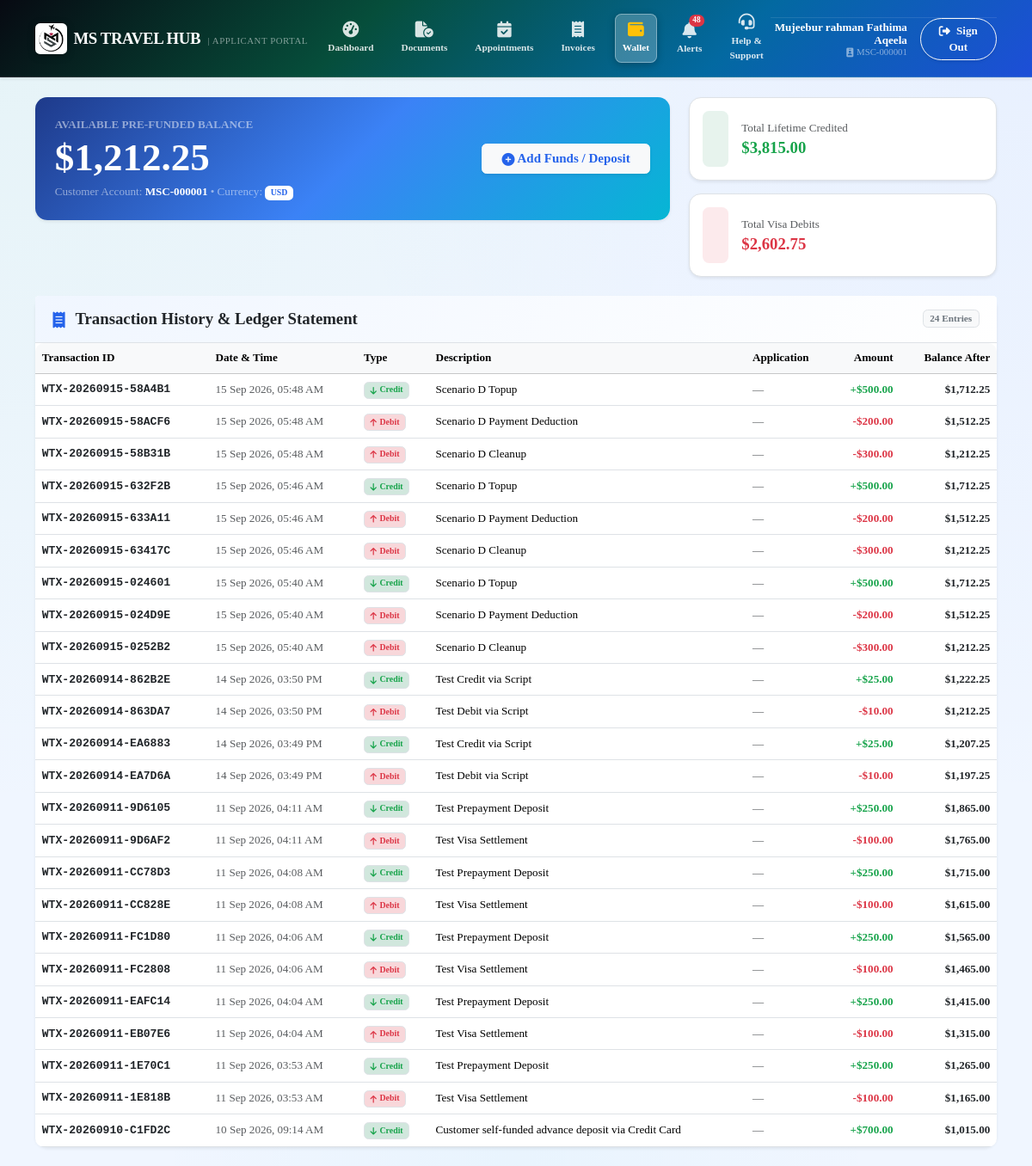
Screenshot of /portal/wallet (signed in) with the database file from the repository.
### tables this page shows
CREATE TABLE customer_wallets (
                id INTEGER PRIMARY KEY AUTOINCREMENT,
                customer_id INTEGER NOT NULL UNIQUE,
                currency TEXT DEFAULT 'USD',
                current_balance REAL DEFAULT 0.00,
                total_credited REAL DEFAULT 0.00,
                total_debited REAL DEFAULT 0.00,
                created_at DATETIME DEFAULT CURRENT_TIMESTAMP,
                updated_at DATETIME DEFAULT CURRENT_TIMESTAMP,
                FOREIGN KEY (customer_id) REFERENCES customers(id) ON DELETE CASCADE
            );

CREATE TABLE wallet_transactions (
                id INTEGER PRIMARY KEY AUTOINCREMENT,
                transaction_id TEXT NOT NULL UNIQUE,
                wallet_id INTEGER NOT NULL,
                customer_id INTEGER NOT NULL,
                transaction_type TEXT NOT NULL,
                amount REAL NOT NULL,
                balance_after REAL NOT NULL,
                description TEXT NOT NULL,
                payment_id INTEGER,
                application_id INTEGER,
                created_by INTEGER,
                created_at DATETIME DEFAULT CURRENT_TIMESTAMP, currency TEXT DEFAULT 'USD', original_amount REAL NULL, original_currency TEXT NULL, exchange_rate REAL DEFAULT 1.00, invoice_id INTEGER NULL, payment_method TEXT DEFAULT 'Bank Transfer', reference TEXT NULL, converted_amount REAL NULL, converted_currency TEXT NULL,
                FOREIGN KEY (wallet_id) REFERENCES customer_wallets(id) ON DELETE CASCADE,
                FOREIGN KEY (customer_id) REFERENCES customers(id) ON DELETE CASCADE
            );

### app/Controllers/PortalController.php (called while the page is built, shortened)
<?php
class PortalController
{
    public function wallet(): void
    {
        $customer = auth_customer();
        $customerId = (int)$customer['id'];
        $wallet = \App\Services\WalletService::getOrCreateWallet($customerId);
        $transactions = \App\Services\WalletService::getTransactions($customerId, 50);
        require_once dirname(__DIR__) . '/Views/portal/wallet.php';
    }
}

### app/Services/WalletService.php (called while the page is built, shortened)
<?php
class WalletService
{
    public static function getOrCreateWallet(int $customerId, string $currency = 'USD'): array
    {
        $pdo = Database::getConnection();
        $stmt = $pdo->prepare("SELECT * FROM customer_wallets WHERE customer_id = ? LIMIT 1");
        $stmt->execute([$customerId]);
        $wallet = $stmt->fetch(PDO::FETCH_ASSOC);
        return $wallet ?: [
            'id' => 0,
            'customer_id' => $customerId,
            'currency' => $currency,
            'current_balance' => 0.00,
            'total_credited' => 0.00,
            'total_debited' => 0.00
        ];
    }
    public static function getTransactions(int $customerId, int $limit = 50): array
    {
        $pdo = Database::getConnection();
        $stmt = $pdo->prepare("SELECT wt.*, a.application_number, u.name as created_by_name
            FROM wallet_transactions wt
            LEFT JOIN applications a ON wt.application_id = a.id
            LEFT JOIN users u ON wt.created_by = u.id
            WHERE wt.customer_id = ?
            ORDER BY wt.created_at DESC
            LIMIT ?");
        $stmt->bindValue(1, $customerId, PDO::PARAM_INT);
        $stmt->bindValue(2, $limit, PDO::PARAM_INT);
        $stmt->execute();
        return $stmt->fetchAll(PDO::FETCH_ASSOC);
    }
}

### app/autoload.php (called while the page is built, shortened)
<?php
function e(?string $string): string {
    return htmlspecialchars((string)($string ?? ''), ENT_QUOTES, 'UTF-8');
}
function auth_customer(): ?array {
    return $_SESSION['customer'] ?? null;
}
function format_currency(float $amount, string $currency = 'USD'): string {
    return '$' . number_format($amount, 2);
}
function format_datetime(?string $date): string {
    return date('d M Y, h:i A', strtotime($date));
}

### app/Views/portal/wallet.php (the view, shortened to what this page needs)
<!DOCTYPE html>
<html lang="en">
<head>
  <link href="https://cdn.jsdelivr.net/npm/bootstrap@5.3.3/dist/css/bootstrap.min.css" rel="stylesheet">
  <link href="https://cdnjs.cloudflare.com/ajax/libs/font-awesome/6.5.1/css/all.min.css" rel="stylesheet">
  <link rel="stylesheet" href="/assets/css/main.css?v=7.0.0">
</head>
<body class="app-body">
<?php require_once __DIR__ . '/navbar.php'; ?>
<div class="container py-4">
  <div class="row g-4 mb-4">
    <div class="col-lg-8">
      <div class="card card-enterprise shadow-sm p-4 border-0 text-white" style="background: linear-gradient(135deg, #1e3a8a 0%, #3b82f6 50%, #06b6d4 100%);">
        <div class="d-flex flex-wrap align-items-center justify-content-between gap-3">
          <div>
            <div class="text-white-50 small fw-semibold text-uppercase letter-spacing-1">Available Pre-funded Balance</div>
            <h1 class="display-5 fw-bold text-white mb-1"><?= format_currency((float)$wallet['current_balance']) ?></h1>
            <div class="text-white-50 small">Customer Account: <span class="text-white fw-bold"><?= e($customer['customer_code']) ?></span> &bull; Currency: <span class="badge bg-white text-primary fw-bold">USD</span></div>
          </div>
          <div class="d-flex flex-column gap-2">
            <button class="btn btn-light fw-bold text-primary px-4 py-2.5 shadow-sm" data-bs-toggle="modal" data-bs-target="#depositModal">
              <i class="fa-solid fa-plus-circle me-1.5"></i> Add Funds / Deposit
            </button>
          </div>
        </div>
      </div>
    </div>
    <div class="col-lg-4">
      <div class="row g-3 h-100">
        <div class="col-6 col-lg-12">
          <div class="card card-enterprise shadow-sm p-3 border">
            <div class="d-flex align-items-center gap-3">
              <div class="p-3 bg-success bg-opacity-10 text-success rounded-3 fs-4"><i class="fa-solid fa-arrow-down-left"></i></div>
              <div>
                <div class="text-muted small">Total Lifetime Credited</div>
                <h5 class="fw-bold text-success mb-0"><?= format_currency((float)$wallet['total_credited']) ?></h5>
              </div>
            </div>
          </div>
        </div>
        <div class="col-6 col-lg-12">
          <div class="card card-enterprise shadow-sm p-3 border">
            <div class="d-flex align-items-center gap-3">
              <div class="p-3 bg-danger bg-opacity-10 text-danger rounded-3 fs-4"><i class="fa-solid fa-arrow-up-right"></i></div>
              <div>
                <div class="text-muted small">Total Visa Debits</div>
                <h5 class="fw-bold text-danger mb-0"><?= format_currency((float)$wallet['total_debited']) ?></h5>
              </div>
            </div>
          </div>
        </div>
      </div>
    </div>
  </div>
  <div class="card card-enterprise shadow-sm border-0">
    <div class="card-header bg-white border-bottom py-3 d-flex align-items-center justify-content-between">
      <h5 class="fw-bold mb-0 text-dark"><i class="fa-solid fa-receipt text-primary me-2"></i> Transaction History &amp; Ledger Statement</h5>
      <span class="badge bg-light text-secondary border"><?= count($transactions) ?> Entries</span>
    </div>
    <div class="card-body p-0">
      <?php if (empty($transactions)): ?>
        <div class="text-center py-5 text-muted">
          <i class="fa-solid fa-wallet fa-3x mb-3 opacity-25"></i>
          <h5>No Wallet Transactions</h5>
          <p class="small">Your wallet activity, deposits, and visa processing fee debits will appear here.</p>
        </div>
      <?php else: ?>
        <div class="table-responsive">
          <table class="table table-hover align-middle mb-0 small">
            <thead class="table-light">
              <tr>
                <th>Transaction ID</th>
                <th>Date &amp; Time</th>
                <th>Type</th>
                <th>Description</th>
                <th>Application</th>
                <th class="text-end">Amount</th>
                <th class="text-end">Balance After</th>
              </tr>
            </thead>
            <tbody>
              <?php foreach ($transactions as $t): ?>
                <?php $isCredit = $t['transaction_type'] === 'Credit'; ?>
                <tr>
                  <td><span class="fw-bold text-dark font-monospace"><?= e($t['transaction_id']) ?></span></td>
                  <td class="text-muted"><?= format_datetime($t['created_at']) ?></td>
                  <td>
                    <span class="badge <?= $isCredit ? 'bg-success-subtle text-success' : 'bg-danger-subtle text-danger' ?> fw-bold border">
                      <i class="fa-solid <?= $isCredit ? 'fa-arrow-down me-1' : 'fa-arrow-up me-1' ?>"></i><?= e($t['transaction_type']) ?>
                    </span>
                  </td>
                  <td><?= e($t['description']) ?></td>
                  <td>
                    <?php if (!empty($t['application_number'])): ?>
                      <span class="badge bg-light text-primary border"><?= e($t['application_number']) ?></span>
                    <?php else: ?>
                      <span class="text-muted">—</span>
                    <?php endif; ?>
                  </td>
                  <td class="text-end fw-bold <?= $isCredit ? 'text-success' : 'text-danger' ?>">
                    <?= $isCredit ? '+' : '-' ?><?= format_currency((float)$t['amount']) ?>
                  </td>
                  <td class="text-end fw-bold text-dark"><?= format_currency((float)$t['balance_after']) ?></td>
                </tr>
              <?php endforeach; ?>
            </tbody>
          </table>
        </div>
      <?php endif; ?>
    </div>
  </div>
</div>
</body>
</html>

### public/assets/css/base/variables.css (style rules this page uses)
:root { --mh-green: #22c55e; --mh-green-light: #4ade80; --mh-green-dark: #16a34a; --mh-green-lime: #84cc16; --mh-green-subtle: #f0fdf4; --mh-green-border: #bbf7d0; --mh-teal: #06b6d4; --mh-teal-light: #22d3ee; --mh-teal-dark: #0891b2; --mh-teal-subtle: #ecfeff; --mh-teal-border: #a5f3fc; --mh-blue: #2563eb; --mh-blue-hover: #1d4ed8; --mh-blue-dark: #1e40af; --mh-blue-deep: #1e3a8a; --mh-blue-light: #eff6ff; --mh-blue-subtle: #dbeafe; --mh-blue-border: #bfdbfe; --mh-blue-glow: rgba(37, 99, 235, 0.32); --vt-primary: var(--mh-blue); --vt-primary-hover: var(--mh-blue-hover); --vt-primary-dark: var(--mh-blue-dark); --vt-primary-light: var(--mh-blue-light); --vt-primary-subtle: var(--mh-blue-subtle); --vt-primary-border: var(--mh-blue-border); --mh-gradient-brand: linear-gradient(135deg, #22c55e 0%, #06b6d4 50%, #2563eb 100%); --mh-gradient-brand-r: linear-gradient(135deg, #2563eb 0%, #06b6d4 50%, #22c55e 100%); --mh-gradient-blue: linear-gradient(135deg, #3b82f6 0%, #2563eb 50%, #1d4ed8 100%); --mh-gradient-teal: linear-gradient(135deg, #22d3ee 0%, #06b6d4 50%, #0891b2 100%); --mh-gradient-green: linear-gradient(135deg, #4ade80 0%, #22c55e 50%, #16a34a 100%); --mh-gradient-dark: linear-gradient(180deg, #060e1c 0%, #0a1628 100%); --mh-gradient-sidebar: linear-gradient(180deg, #080f1e 0%, #04090f 100%); --mh-gradient-hero: linear-gradient(135deg, #060e1c 0%, #0d2048 50%, #1e3a8a 100%); --ms-gradient-success: linear-gradient(135deg, #22c55e 0%, #16a34a 100%); --ms-gradient-warning: linear-gradient(135deg, #f59e0b 0%, #d97706 100%); --mh-navy: #0a1628; --mh-navy-dark: #060e1c; --mh-navy-light: #0f2040; --mh-navy-muted: #1a2f50; --vt-bg: #f0f6ff; --vt-surface: #ffffff; --vt-surface-glass: rgba(255, 255, 255, 0.96); --vt-surface-muted: #f0f6ff; --vt-border: #dce8f5; --vt-border-glass: rgba(255, 255, 255, 0.6); --vt-text-main: #0f172a; --vt-text-body: #334155; --vt-text-muted: #64748b; --vt-text-light: #94a3b8; --vt-success: #22c55e; --vt-warning: #f59e0b; --vt-danger: #ef4444; --vt-info: var(--mh-teal); --vt-purple: #8b5cf6; --sidebar-width: 270px; --sidebar-collapsed-width: 76px; --topbar-height: 70px; --radius-xs: 6px; --radius-sm: 10px; --radius-md: 14px; --radius-lg: 18px; --radius-xl: 26px; --vt-shadow-xs: 0 1px 2px 0 rgba(0,0,0,0.04); --vt-shadow-sm: 0 2px 6px 0 rgba(10,22,40,0.06), 0 1px 2px -1px rgba(10,22,40,0.04); --vt-shadow-md: 0 6px 16px -2px rgba(10,22,40,0.08), 0 2px 6px -2px rgba(10,22,40,0.04); --vt-shadow-lg: 0 14px 28px -4px rgba(10,22,40,0.10), 0 4px 10px -2px rgba(10,22,40,0.04); --vt-shadow-xl: 0 24px 38px -6px rgba(10,22,40,0.13), 0 10px 16px -4px rgba(10,22,40,0.05); --vt-glow-primary: 0 8px 25px -4px var(--mh-blue-glow); --vt-glow-success: 0 8px 25px -4px rgba(34,197,94,0.35); --vt-glow-warning: 0 8px 25px -4px rgba(245,158,11,0.35); --vt-transition-fast: 0.15s cubic-bezier(0.4, 0, 0.2, 1); --vt-transition-normal: 0.25s cubic-bezier(0.4, 0, 0.2, 1); }

### public/assets/css/base/typography.css (style rules this page uses)
body.app-body, html, body { font-family: 'Times New Roman', Times, Georgia, serif !important; color: var(--vt-text-body); line-height: 1.55; -webkit-font-smoothing: antialiased; -moz-osx-font-smoothing: grayscale; }
.brand-font, .brand-title, h1, h2, h3, h4, h5, h6, button, input, select, textarea, .btn, .nav-link-custom, .stat-value, .badge, .table, .form-control, .form-select, .card, .dropdown-menu, .modal { font-family: 'Times New Roman', Times, Georgia, serif !important; }
h1, h2, h3, h4, h5, h6 { color: var(--vt-text-main); font-weight: 700; line-height: 1.25; }
i.fa-solid, i.fa-regular, i.fa-brands { display: inline-block; vertical-align: -0.12em; line-height: 1; }

### public/assets/css/base/global.css (style rules this page uses)
body.app-body, html, body { background-color: var(--vt-bg); background-image: radial-gradient(at 0% 0%, rgba(34,197,94,0.05) 0px, transparent 50%), radial-gradient(at 100% 0%, rgba(37,99,235,0.04) 0px, transparent 50%), radial-gradient(at 50% 100%, rgba(6,182,212,0.03) 0px, transparent 50%); background-attachment: fixed; margin: 0; padding: 0; overflow-x: hidden; padding-bottom: env(safe-area-inset-bottom, 0); }

### public/assets/css/components/tables.css (style rules this page uses)
.table-responsive { width: 100%; overflow-x: auto; -webkit-overflow-scrolling: touch; border-radius: var(--radius-sm, 8px); }

### public/assets/css/utilities/helpers.css (style rules this page uses)
.text-primary { color: var(--mh-blue) !important; }
.text-success { color: var(--mh-green-dark) !important; }

### rows the page displays
customer_wallets: current_balance "$1,212.25", total_credited "$3,815.00", total_debited "$2,602.75"
wallet_transactions: transaction "WTX-20260915-58A4B1", created_at "15 Sep 2026, 05:48 AM", transaction_type "Credit", description "Scenario D Topup", amount "$500.00", balance_after "$1,712.25"
wallet_transactions: transaction "WTX-20260915-58ACF6", created_at "15 Sep 2026, 05:48 AM", transaction_type "Debit", description "Scenario D Payment Deduction", amount "$200.00", balance_after "$1,512.25"
wallet_transactions: transaction "WTX-20260915-58B31B", created_at "15 Sep 2026, 05:48 AM", transaction_type "Debit", description "Scenario D Cleanup", amount "$300.00", balance_after "$1,212.25"
wallet_transactions: transaction "WTX-20260915-632F2B", created_at "15 Sep 2026, 05:46 AM", transaction_type "Credit", description "Scenario D Topup", amount "$500.00", balance_after "$1,712.25"
wallet_transactions: transaction "WTX-20260915-633A11", created_at "15 Sep 2026, 05:46 AM", transaction_type "Debit", description "Scenario D Payment Deduction", amount "$200.00", balance_after "$1,512.25"
wallet_transactions: transaction "WTX-20260915-63417C", created_at "15 Sep 2026, 05:46 AM", transaction_type "Debit", description "Scenario D Cleanup", amount "$300.00", balance_after "$1,212.25"
wallet_transactions: transaction "WTX-20260915-024601", created_at "15 Sep 2026, 05:40 AM", transaction_type "Credit", description "Scenario D Topup", amount "$500.00", balance_after "$1,712.25"
wallet_transactions: transaction "WTX-20260915-024D9E", created_at "15 Sep 2026, 05:40 AM", transaction_type "Debit", description "Scenario D Payment Deduction", amount "$200.00", balance_after "$1,512.25"
wallet_transactions: transaction "WTX-20260915-0252B2", created_at "15 Sep 2026, 05:40 AM", transaction_type "Debit", description "Scenario D Cleanup", amount "$300.00", balance_after "$1,212.25"
wallet_transactions: transaction "WTX-20260914-862B2E", created_at "14 Sep 2026, 03:50 PM", transaction_type "Credit", description "Test Credit via Script", amount "$25.00", balance_after "$1,222.25"
wallet_transactions: transaction "WTX-20260914-863DA7", created_at "14 Sep 2026, 03:50 PM", transaction_type "Debit", description "Test Debit via Script", amount "$10.00", balance_after "$1,212.25"
wallet_transactions: transaction "WTX-20260914-EA6883", created_at "14 Sep 2026, 03:49 PM", transaction_type "Credit", description "Test Credit via Script", amount "$25.00", balance_after "$1,207.25"
wallet_transactions: transaction "WTX-20260914-EA7D6A", created_at "14 Sep 2026, 03:49 PM", transaction_type "Debit", description "Test Debit via Script", amount "$10.00", balance_after "$1,197.25"
wallet_transactions: transaction "WTX-20260911-9D6105", created_at "11 Sep 2026, 04:11 AM", transaction_type "Credit", description "Test Prepayment Deposit", amount "$250.00", balance_after "$1,865.00"
wallet_transactions: transaction "WTX-20260911-9D6AF2", created_at "11 Sep 2026, 04:11 AM", transaction_type "Debit", description "Test Visa Settlement", amount "$100.00", balance_after "$1,765.00"
wallet_transactions: transaction "WTX-20260911-CC78D3", created_at "11 Sep 2026, 04:08 AM", transaction_type "Credit", description "Test Prepayment Deposit", amount "$250.00", balance_after "$1,715.00"
wallet_transactions: transaction "WTX-20260911-CC828E", created_at "11 Sep 2026, 04:08 AM", transaction_type "Debit", description "Test Visa Settlement", amount "$100.00", balance_after "$1,615.00"
wallet_transactions: transaction "WTX-20260911-FC1D80", created_at "11 Sep 2026, 04:06 AM", transaction_type "Credit", description "Test Prepayment Deposit", amount "$250.00", balance_after "$1,565.00"
wallet_transactions: transaction "WTX-20260911-FC2808", created_at "11 Sep 2026, 04:06 AM", transaction_type "Debit", description "Test Visa Settlement", amount "$100.00", balance_after "$1,465.00"
wallet_transactions: transaction "WTX-20260911-EAFC14", created_at "11 Sep 2026, 04:04 AM", transaction_type "Credit", description "Test Prepayment Deposit", amount "$250.00", balance_after "$1,415.00"
wallet_transactions: transaction "WTX-20260911-EB07E6", created_at "11 Sep 2026, 04:04 AM", transaction_type "Debit", description "Test Visa Settlement", amount "$100.00", balance_after "$1,315.00"
wallet_transactions: transaction "WTX-20260911-1E70C1", created_at "11 Sep 2026, 03:53 AM", transaction_type "Credit", description "Test Prepayment Deposit", amount "$250.00", balance_after "$1,265.00"
wallet_transactions: transaction "WTX-20260911-1E818B", created_at "11 Sep 2026, 03:53 AM", transaction_type "Debit", description "Test Visa Settlement", amount "$100.00", balance_after "$1,165.00"
wallet_transactions: transaction "WTX-20260910-C1FD2C", created_at "10 Sep 2026, 09:14 AM", transaction_type "Credit", description "Customer self-funded advance deposit via Credit Card", amount "$700.00", balance_after "$1,015.00"

### other values shown
$unreadNotifsCount "48"
$customer['full_name'] "Mujeebur rahman Fathima Aqeela"
$customer['customer_code'] "MSC-000001"
count($transactions) "24"
